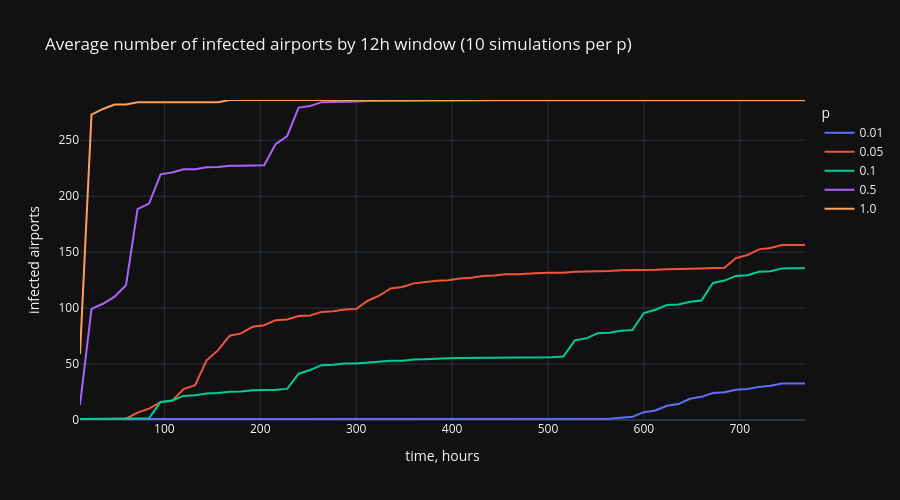

Notebook cell for this chart:
### Code cell
# average infected count per 12h window for every p (mean over 10 simulations)
plot_rows = []
for p in p_values:
    for w_end, cnt in zip(window_ends, curves[p]):
        plot_rows.append({'p': str(p), 'time_h': round(w_end / 60, 4), 'infected': round(float(cnt), 4)})
sweep_curves_df = pd.DataFrame(plot_rows)
sweep_curves_df.to_csv(os.path.join(output_dir, 'part2_infected_by_12h.csv'), index=False)

fig = px.line(sweep_curves_df, x='time_h', y='infected', color='p',
              labels={'time_h': 'time, hours', 'infected': 'infected airports'},
              title='Average number of infected airports by 12h window (10 simulations per p)')
fig.update_yaxes(range=[0, n_airports_total])
fig.update_layout(width=900, height=500)
fig.show()

for row in sweep_rows:
    log_result({'model': 'SI simulation p sweep',
                'hyperparameters': 'start=' + START_AIRPORT + ', p=' + str(row['p']) + ', n_sims=' + str(n_sims),
                'infected_share_final': row['infected_share_final'],
                'window_h_50pct': row['window_h_50pct'],
                'window_h_90pct': row['window_h_90pct'],
                'window_h_100pct': row['window_h_100pct']})
print('Results logged to', results_path)
